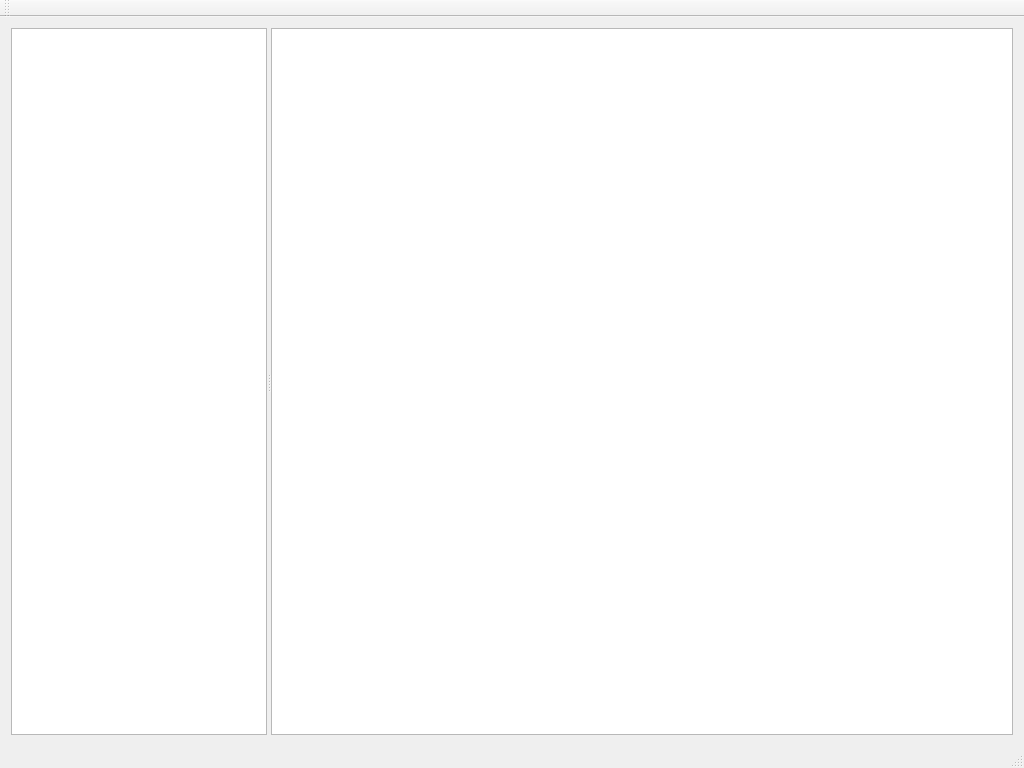
<?xml version="1.0" encoding="UTF-8"?>
<ui version="4.0">
 <class>TestMapView</class>
 <widget class="QMainWindow" name="TestMapView">
  <property name="geometry">
   <rect>
    <x>0</x>
    <y>0</y>
    <width>1024</width>
    <height>768</height>
   </rect>
  </property>
  <property name="windowTitle">
   <string>CCOM Autonomous Mission Planner</string>
  </property>
  <widget class="QWidget" name="centralWidget">
   <layout class="QVBoxLayout" name="verticalLayout">
    <item>
     <widget class="QSplitter" name="splitter">
      <property name="orientation">
       <enum>Qt::Horizontal</enum>
      </property>
      <widget class="QTreeView" name="mapTreeView"/>
      <widget class="MapView" name="mapView">
       <property name="sizePolicy">
        <sizepolicy hsizetype="Expanding" vsizetype="Expanding">
         <horstretch>1</horstretch>
         <verstretch>0</verstretch>
        </sizepolicy>
       </property>
       <property name="renderHints">
        <set>QPainter::Antialiasing|QPainter::HighQualityAntialiasing|QPainter::SmoothPixmapTransform|QPainter::TextAntialiasing</set>
       </property>
       <property name="dragMode">
        <enum>QGraphicsView::ScrollHandDrag</enum>
       </property>
       <property name="transformationAnchor">
        <enum>QGraphicsView::AnchorUnderMouse</enum>
       </property>
      </widget>
     </widget>
    </item>
   </layout>
  </widget>
  <widget class="QMenuBar" name="menuBar">
   <property name="enabled">
    <bool>false</bool>
   </property>
   <property name="geometry">
    <rect>
     <x>0</x>
     <y>0</y>
     <width>1024</width>
     <height>22</height>
    </rect>
   </property>
  </widget>
  <widget class="QToolBar" name="mainToolBar">
   <property name="enabled">
    <bool>false</bool>
   </property>
   <attribute name="toolBarArea">
    <enum>TopToolBarArea</enum>
   </attribute>
   <attribute name="toolBarBreak">
    <bool>false</bool>
   </attribute>
  </widget>
  <widget class="QStatusBar" name="statusBar"/>
 </widget>
 <layoutdefault spacing="6" margin="11"/>
 <customwidgets>
  <customwidget>
   <class>MapView</class>
   <extends>QGraphicsView</extends>
   <header>map_view/map_view.h</header>
  </customwidget>
 </customwidgets>
 <resources>
  <include location="../main.qrc"/>
 </resources>
 <connections/>
</ui>
